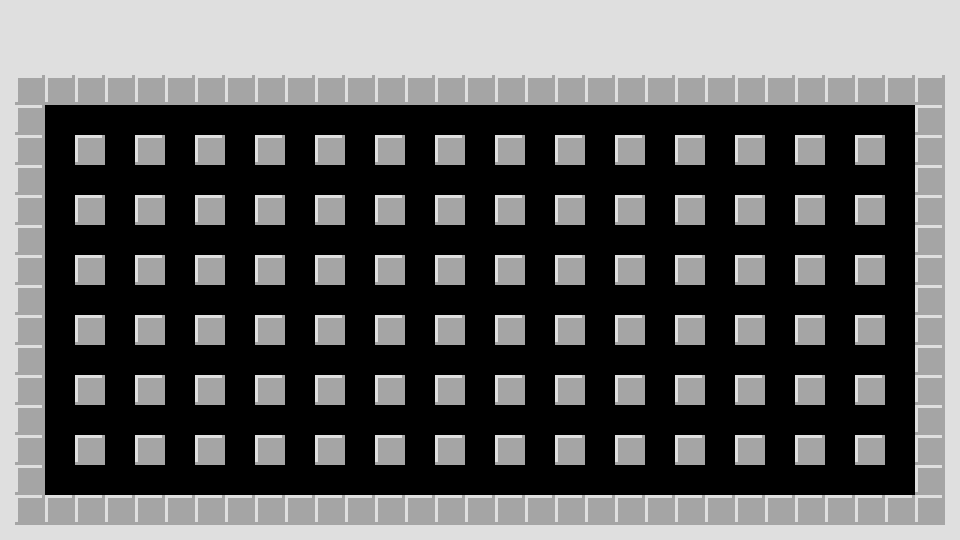

Rendered tile map (Tiled .tmx) drawn with the repository's tilesets; below, a short description and the map source with its tile grids summarised:
An orthogonal 64x36 tile map with 15x15 px tiles, 2 tile layers (Tile Layer 3, Tile Layer 2), 1 hidden layer not drawn.

<map version="1.10" tiledversion="1.10.2" orientation="orthogonal" renderorder="right-down" width="64" height="36" tilewidth="15" tileheight="15" infinite="0" nextlayerid="7" nextobjectid="1">
 <tileset firstgid="1" source="output/unbreakable_wall.tsx" />
 <layer id="3" name="Tile Layer 3" width="64" height="36">
  <data>[2304 cells, 338 non-empty, 1 distinct tile ids]</data>
 </layer>
 <layer id="4" name="Tile Layer 2" width="64" height="36">
  <data>[2304 cells, 172 non-empty, 1 distinct tile ids]</data>
 </layer>
 <layer id="6" name="Tile Layer 4" width="64" height="36" visible="0">
  <data>[2304 cells, 29 non-empty, 1 distinct tile ids]</data>
 </layer>
</map>
